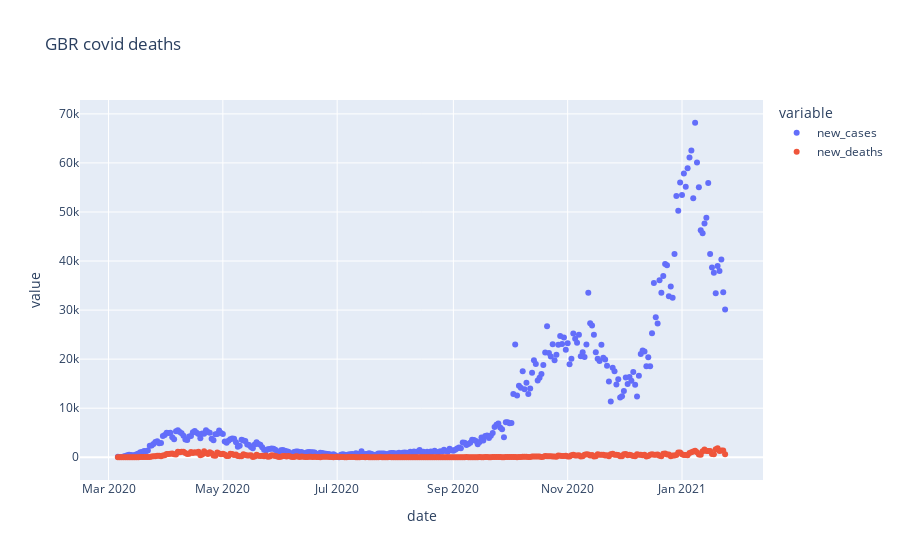

The code cell stored with this chart in its notebook:
### Code cell
from utils.visualization_tb import b_2_dots
gbrb_2_dots = b_2_dots(df= gbr_dd, x= gbr_dd['date'], y=gbr_dd.columns, title= 'GBR covid deaths')

### Figure 1 — Plotly figure (JSON) as saved in the notebook; plotly's stock layout.template omitted (floating-point values rounded to 4 significant figures; data arrays with more than 128 entries replaced by an {"elided": "..."} marker saying what was removed)
{"data": [{"hovertemplate": "variable=new_cases<br>date=%{x}<br>value=%{y}<extra></extra>", "legendgroup": "new_cases", "marker": {"color": "#636efa", "symbol": "circle"}, "mode": "markers", "name": "new_cases", "orientation": "v", "showlegend": true, "type": "scatter", "x": {"elided": "325 str values"}, "xaxis": "x", "y": {"elided": "325 int values"}, "yaxis": "y"}, {"hovertemplate": "variable=new_deaths<br>date=%{x}<br>value=%{y}<extra></extra>", "legendgroup": "new_deaths", "marker": {"color": "#EF553B", "symbol": "circle"}, "mode": "markers", "name": "new_deaths", "orientation": "v", "showlegend": true, "type": "scatter", "x": {"elided": "325 str values"}, "xaxis": "x", "y": {"elided": "325 int values"}, "yaxis": "y"}], "layout": {"legend": {"title": {"text": "variable"}, "tracegroupgap": 0}, "title": {"text": "GBR covid deaths"}, "xaxis": {"anchor": "y", "domain": [0, 1], "title": {"text": "date"}}, "yaxis": {"anchor": "x", "domain": [0, 1], "title": {"text": "value"}}}}
